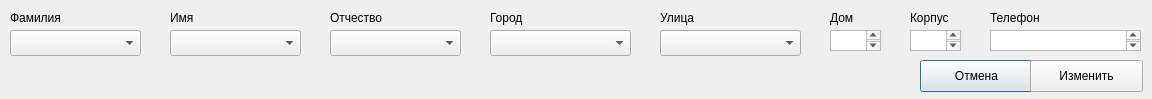
<?xml version="1.0" encoding="UTF-8"?>
<ui version="4.0">
 <class>Dialog</class>
 <widget class="QDialog" name="Dialog">
  <property name="enabled">
   <bool>true</bool>
  </property>
  <property name="geometry">
   <rect>
    <x>0</x>
    <y>0</y>
    <width>1152</width>
    <height>99</height>
   </rect>
  </property>
  <property name="sizePolicy">
   <sizepolicy hsizetype="MinimumExpanding" vsizetype="Preferred">
    <horstretch>0</horstretch>
    <verstretch>0</verstretch>
   </sizepolicy>
  </property>
  <property name="windowTitle">
   <string>Dialog</string>
  </property>
  <widget class="QComboBox" name="familiaBox">
   <property name="geometry">
    <rect>
     <x>10</x>
     <y>30</y>
     <width>131</width>
     <height>26</height>
    </rect>
   </property>
  </widget>
  <widget class="QComboBox" name="streetBox">
   <property name="geometry">
    <rect>
     <x>660</x>
     <y>30</y>
     <width>141</width>
     <height>26</height>
    </rect>
   </property>
  </widget>
  <widget class="QComboBox" name="nameBox">
   <property name="geometry">
    <rect>
     <x>170</x>
     <y>30</y>
     <width>131</width>
     <height>26</height>
    </rect>
   </property>
  </widget>
  <widget class="QComboBox" name="otcestvoBox">
   <property name="geometry">
    <rect>
     <x>330</x>
     <y>30</y>
     <width>131</width>
     <height>26</height>
    </rect>
   </property>
  </widget>
  <widget class="QTextEdit" name="buildingBox">
   <property name="geometry">
    <rect>
     <x>830</x>
     <y>30</y>
     <width>51</width>
     <height>21</height>
    </rect>
   </property>
  </widget>
  <widget class="QLabel" name="famLabel">
   <property name="geometry">
    <rect>
     <x>10</x>
     <y>10</y>
     <width>60</width>
     <height>16</height>
    </rect>
   </property>
   <property name="text">
    <string>Фамилия</string>
   </property>
  </widget>
  <widget class="QLabel" name="nameLabel">
   <property name="geometry">
    <rect>
     <x>170</x>
     <y>10</y>
     <width>60</width>
     <height>16</height>
    </rect>
   </property>
   <property name="text">
    <string>Имя</string>
   </property>
  </widget>
  <widget class="QLabel" name="otcLabel">
   <property name="geometry">
    <rect>
     <x>330</x>
     <y>10</y>
     <width>60</width>
     <height>16</height>
    </rect>
   </property>
   <property name="text">
    <string>Отчество</string>
   </property>
  </widget>
  <widget class="QLabel" name="streetLabel">
   <property name="geometry">
    <rect>
     <x>660</x>
     <y>10</y>
     <width>60</width>
     <height>16</height>
    </rect>
   </property>
   <property name="text">
    <string>Улица</string>
   </property>
  </widget>
  <widget class="QLabel" name="bldnLabel">
   <property name="geometry">
    <rect>
     <x>830</x>
     <y>10</y>
     <width>60</width>
     <height>16</height>
    </rect>
   </property>
   <property name="text">
    <string>Дом</string>
   </property>
  </widget>
  <widget class="QLabel" name="telLabel">
   <property name="geometry">
    <rect>
     <x>990</x>
     <y>10</y>
     <width>60</width>
     <height>16</height>
    </rect>
   </property>
   <property name="text">
    <string>Телефон</string>
   </property>
  </widget>
  <widget class="QTextEdit" name="corpBox">
   <property name="geometry">
    <rect>
     <x>910</x>
     <y>30</y>
     <width>51</width>
     <height>21</height>
    </rect>
   </property>
  </widget>
  <widget class="QLabel" name="corpLabel">
   <property name="geometry">
    <rect>
     <x>910</x>
     <y>10</y>
     <width>60</width>
     <height>16</height>
    </rect>
   </property>
   <property name="text">
    <string>Корпус</string>
   </property>
  </widget>
  <widget class="QComboBox" name="cityBox">
   <property name="geometry">
    <rect>
     <x>490</x>
     <y>30</y>
     <width>141</width>
     <height>26</height>
    </rect>
   </property>
  </widget>
  <widget class="QLabel" name="citylabel">
   <property name="geometry">
    <rect>
     <x>490</x>
     <y>10</y>
     <width>60</width>
     <height>16</height>
    </rect>
   </property>
   <property name="text">
    <string>Город</string>
   </property>
  </widget>
  <widget class="QPushButton" name="CloseButton">
   <property name="geometry">
    <rect>
     <x>920</x>
     <y>60</y>
     <width>113</width>
     <height>32</height>
    </rect>
   </property>
   <property name="text">
    <string>Отмена</string>
   </property>
  </widget>
  <widget class="QPushButton" name="ChangeEntryButton">
   <property name="geometry">
    <rect>
     <x>1030</x>
     <y>60</y>
     <width>113</width>
     <height>32</height>
    </rect>
   </property>
   <property name="text">
    <string>Изменить</string>
   </property>
  </widget>
  <widget class="QTextEdit" name="telBox">
   <property name="geometry">
    <rect>
     <x>990</x>
     <y>30</y>
     <width>151</width>
     <height>21</height>
    </rect>
   </property>
  </widget>
 </widget>
 <resources/>
 <connections/>
</ui>
